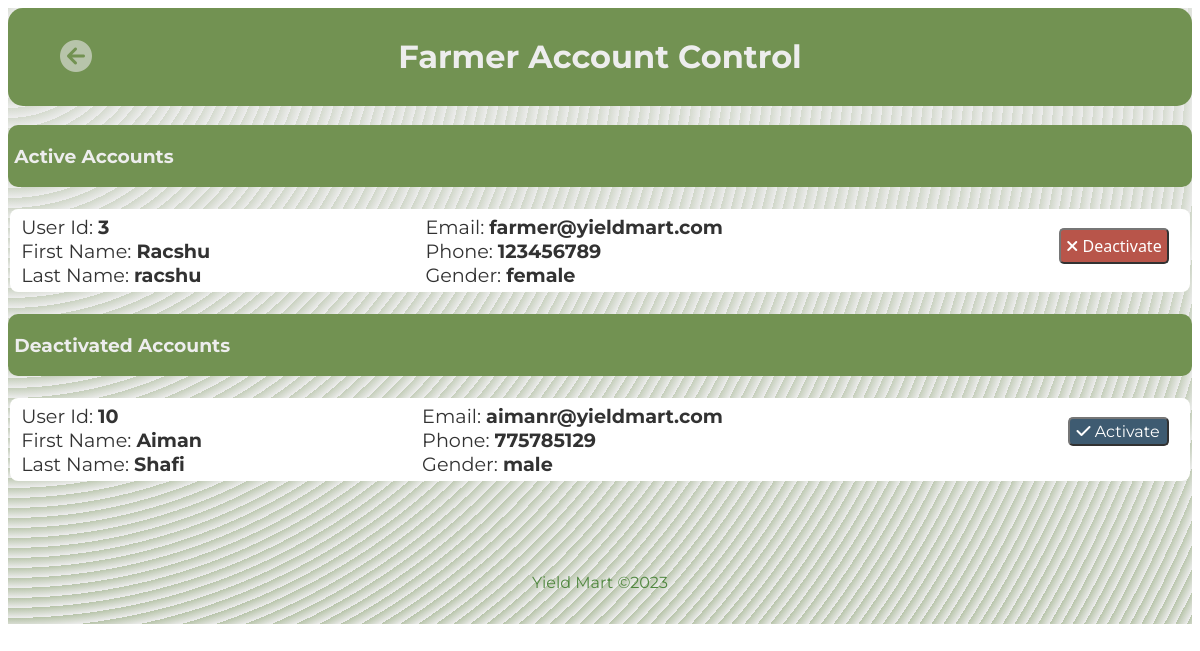
Screenshot of /admin/f-control.php with the database file from the repository.
### tables this page shows
CREATE TABLE `users` (
  `user_id` int(6) NOT NULL,
  `f_name` varchar(40) NOT NULL,
  `l_name` varchar(40) NOT NULL,
  `gender` varchar(10) NOT NULL,
  `phone` int(10) NOT NULL,
  `email` varchar(40) NOT NULL,
  `address` varchar(1000) NOT NULL,
  `role` varchar(10) NOT NULL,
  `password` varchar(1000) NOT NULL,
  `created_on` datetime NOT NULL,
  `status` int(2) NOT NULL
);

### admin/f-control.php (the view, shortened to what this page needs)
<html>
<?php
include "./conn.php";
?>
<?php
$sql = "SELECT * FROM `users` WHERE status=0 AND role='Farmer'";
$sql1 = "SELECT * FROM `users` WHERE status=1 AND role='Farmer'"
?>
<head>
    <link rel="stylesheet" href="./css/orders.css">
    <link rel="stylesheet" href="https://cdnjs.cloudflare.com/ajax/libs/font-awesome/4.7.0/css/font-awesome.
    min.css">
    <link rel="stylesheet" href="https://cdnjs.cloudflare.com/ajax/libs/font-awesome/6.2.1/css/all.min.css">
</head>
<body>
    <div class="main">
        <div class="head">
            <h1>Farmer Account Control</h1>
        </div>
        <a href="./admin_home.php"><i class="fa-solid fa-circle-arrow-left fa-2xl" style="color: #a6b695; left:5%; position:absolute;top:7%;width:25px;height:25px;" onMouseOver="this.style.color='#669c35'" onMouseOut="this.style.color='#a6b695'"></i></a>
        <br>
        <div class="conformed">
            <h3>&nbsp;Active Accounts</h3>
        </div>
        <?php
        $sqlRequestViewResult = mysqli_query($conn, $sql);
        if (mysqli_num_rows($sqlRequestViewResult) > 0) {
            while ($row = mysqli_fetch_assoc($sqlRequestViewResult)) {
                $Uid = $row["user_id"];
        ?>
                <br>
                <div class="content">
                    <p id=f>
                        &nbsp;User Id: <b><?php echo $row["user_id"]; ?></b>
                        <br>
                        &nbsp;First Name: <b><?php echo $row["f_name"]; ?></b>
                        <br>
                        &nbsp;Last Name: <b><?php echo $row["l_name"]; ?></b>
                    </p>
                    <p id=s>
                        &nbsp;Email: <b><?php echo $row["email"]; ?></b>
                        <br>
                        &nbsp;Phone: <b><?php echo $row["phone"]; ?></b>
                        <br>
                        &nbsp;Gender: <b><?php echo $row["gender"]; ?></b>
                    </p>
                    <form method="post">
                        <br>
                        <button class=reject type="submit" name="deactive<?php echo $Uid; ?>"><i class=" fa fa-times" aria-hidden="true"></i> Deactivate</button>
                    </form>
                </div>
        <?php
            }
        }
        ?>
        <br>
        <div class="conformed">
            <h3>&nbsp;Deactivated Accounts</h3>
        </div>
        <?php
        $sqlRequestViewResult = mysqli_query($conn, $sql1);
        if (mysqli_num_rows($sqlRequestViewResult) > 0) {
            while ($row = mysqli_fetch_assoc($sqlRequestViewResult)) {
                $Uid = $row["user_id"];
        ?>
                <br>
                <div class="content">
                    <p id=f>
                        &nbsp;User Id: <b><?php echo $row["user_id"]; ?></b>
                        <br>
                        &nbsp;First Name: <b><?php echo $row["f_name"]; ?></b>
                        <br>
                        &nbsp;Last Name: <b><?php echo $row["l_name"]; ?></b>
                    </p>
                    <p id=s>
                        &nbsp;Email: <b><?php echo $row["email"]; ?></b>
                        <br>
                        &nbsp;Phone: <b><?php echo $row["phone"]; ?></b>
                        <br>
                        &nbsp;Gender: <b><?php echo $row["gender"]; ?></b>
                    </p>
                    <form method="post">
                        <br>
                        <button id=c type="submit" name="activate<?php echo $Uid; ?>"><i class="fa-solid fa-check"></i></i> Activate</button>
                    </form>
                </div>
        <?php
            }
        }
        ?>
        <br>
        <br><br>
        <footer>
            <div class="container">
                <p>Yield Mart ©2023</p>
            </div>
        </footer>
    </div>
    <br>
</body>
</html>

### admin/css/orders.css (style rules this page uses)
* { font-family: 'Montserrat', sans-serif; }
.main { height: auto; width: auto; background-color: #e9e9e9; opacity: 0.8; background-image: repeating-radial-gradient(circle at 0 0, transparent 0, #e9e9e9 10px), repeating-linear-gradient(#a6b69555, #a6b695); overflow-x: hidden; }
.head { display: flex; flex-direction: row; justify-content: center; padding: 8px; background: #507727; color: #e9e9e9; border-radius: 15px; }
.conformed { display: flex; padding: 1px; background: #507727; color: #e9e9e9; border-radius: 10px; }
.content { display: flex; flex-direction: row; background-color: #fff; border-radius: 8px; margin: .2%; }
#f { flex-grow: 3; font-size: 1.2em; margin: .5%; }
#s { flex-grow: 5; font-size: 1.2em; margin: .5%; left: 40px; }
.reject { flex-shrink: .3; align-self: center; font-size: 100%; font-family: 'Segoe UI', Tahoma, Geneva, Verdana, sans-serif; border-radius: 5px; color: #fff; background-color: #a72b1d; padding: 5px; }
#c { align-self: center; color: #fff; background-color: #0f334e; padding: 3px 7px; font-size: 100%; border-radius: 5px; }
footer { color: #246a0f; padding: 1rem; text-align: center; }
.container { display: flex; flex-direction: column; }

### rows the page displays
users: user_id "3", f_name "Racshu", l_name "racshu", email "farmer@yieldmart.com", phone "123456789", gender "female"
users: user_id "10", f_name "Aiman", l_name "Shafi", email "aimanr@yieldmart.com", phone "775785129", gender "male"
